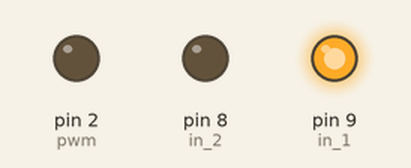
A sketch run on a simulated Arduino Uno, built with avr-gcc and run on an emulated ATmega328P. On the bench: output pins drawn as LEDs (lit = HIGH).

Above: at 0.5 s.
At 2.0 s:
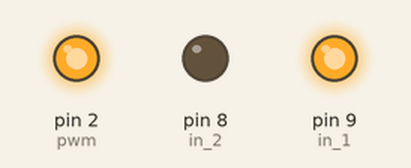
Timing chart, 0 to 3.0 s (numbered marks = the images above):
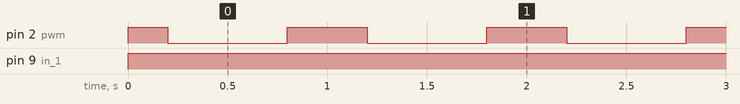

The sketch:

2.ino
```cpp
const int pwm = 2 ;
const int in_1 = 9 ;
const int in_2 = 8 ;

void setup() {
   pinMode(pwm,OUTPUT) ;
   pinMode(in_1,OUTPUT) ;
   pinMode(in_2,OUTPUT) ;
}

void loop() {
  //For Clock-wise motion - IN_1 = HIGH , IN_2 = LOW
   digitalWrite(in_1,HIGH) ;
   digitalWrite(in_2,LOW) ;
   analogWrite(pwm,255) ;
   delay(200) ;
   analogWrite(pwm,0) ;
   delay(200) ;
   analogWrite(pwm,120) ;
   delay(200) ;
   analogWrite(pwm,0) ;
   delay(200) ;
   analogWrite(pwm,255) ;
   delay(200) ;

}
```

Measured:
- by itself, pin 2 (pwm): repeats every 1.0 s: LOW 0.60 s, HIGH 0.40 s
- by itself, pin 9 (in_1): LOW → HIGH at 0.00 s
